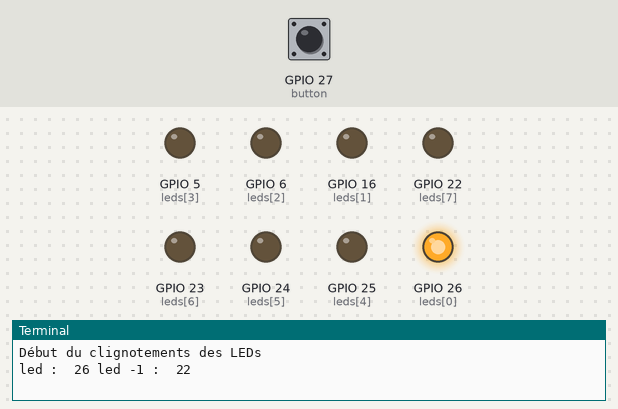
A program run on a simulated Raspberry Pi (BCM pin numbers). Shown: output pins drawn as LEDs (lit = HIGH), the last lines printed to the terminal. The inputs (shaded band) are chosen by the test bench; at power-on: GPIO 27 (button) HIGH. At 1.6 s the program stops and its outputs stay as they are.

Above: at 0.1 s.
At 1.2 s:
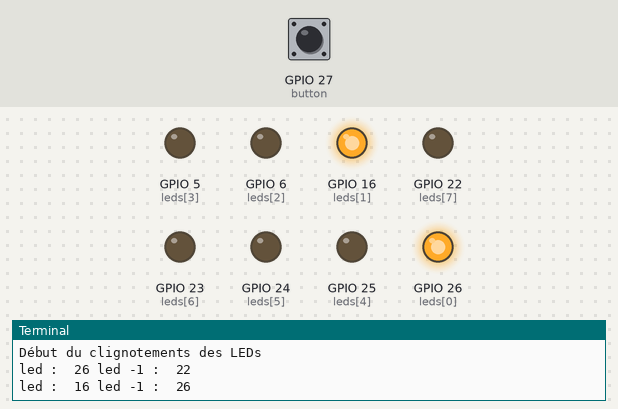
1.3 s: GPIO 27 (button) pulled LOW for 0.15 s
At 2.4 s:
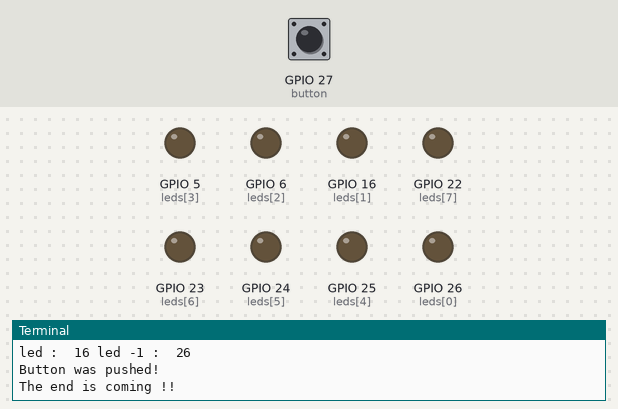
Timing chart, 0 to 3.1 s (numbered marks = the images above; inputs shaded):
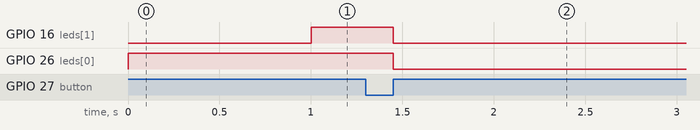

The program:

blink_one_two.py
```python
#!/usr/bin/python3
# -*- coding:utf-8 -*-
"""
blink_one_two.py
Leds clignotantes une par une par deux par une sur GPIO via des résistances de 330 Ohms
logiciel            : python 3.4.2
cible               : raspberry Pi
date de création    : 20/10/2018
date de mise à jour : 20/10/2018
version             : 1.0
auteur              : Patou
référence           :
"""

#-------------------------------------------------------------------------------
# Bibliothèques
import RPi.GPIO as GPIO                 #bibliothèque RPi.GPIO
import time                             #bibliothèque time
import sys

#-------------------------------------------------------------------------------
# Fonctions
def button_callback(channel):
    print("Button was pushed!")
    print("The end is coming !!")
    GPIO.output(leds, GPIO.LOW)
    GPIO.cleanup()
    time.sleep(0.1)
    sys.exit(0)

#-------------------------------------------------------------------------------
# VAR et GPIO
button=27
#leds=[21,20,16,1,7,8,25,24]								#Declaration array leds
leds=[26,16,6,5,25,24,23,22]
nbLeds=len(leds)

GPIO.setwarnings(False)                 				#désactive le mode warning
GPIO.setmode(GPIO.BCM)                  				#utilisation des numéros de ports du processeur
GPIO.setup(button, GPIO.IN, pull_up_down=GPIO.PUD_UP)	#Declaration push button
GPIO.setup(leds, GPIO.OUT, initial=GPIO.LOW)			#mise en sortie des ports GPIO de l'array leds (broche 16 du connecteur)
GPIO.add_event_detect(button,GPIO.RISING,callback=button_callback)

#-------------------------------------------------------------------------------
# main
if __name__ == '__main__':

		print("Début du clignotements des LEDs")
		while True :                        				#boucle infinie
			for i in range(len(leds)) :
				print ("led : ", leds[i],"led -1 : ", leds[i-1])

				if leds[i] == leds[-nbLeds] :			#On verifie si on est sur la premiere led
					GPIO.output(leds[nbLeds-1], GPIO.LOW)	#On eteint la derniere led

				GPIO.output(leds[i-2], GPIO.LOW)
				GPIO.output(leds[i], GPIO.HIGH)
				time.sleep(1)

				if leds[i] == leds[nbLeds-1] :			#On verifie si on est sur la derniere led
					GPIO.output(leds[i-1], GPIO.LOW)	#On eteint la led precedente
					time.sleep(1)

#-------------------------------------------------------------------------------
```

Measured:
- after the input at 1.3 s, GPIO 5 (leds[3]): stays LOW (without the input it goes to HIGH after 1.7 s); GPIO 6 (leds[2]): stays LOW (without the input it goes to HIGH after 0.70 s); GPIO 16 (leds[1]): HIGH → LOW after 0.15 s instead of 1.7 s; GPIO 26 (leds[0]): HIGH → LOW after 0.15 s instead of 0.70 s
